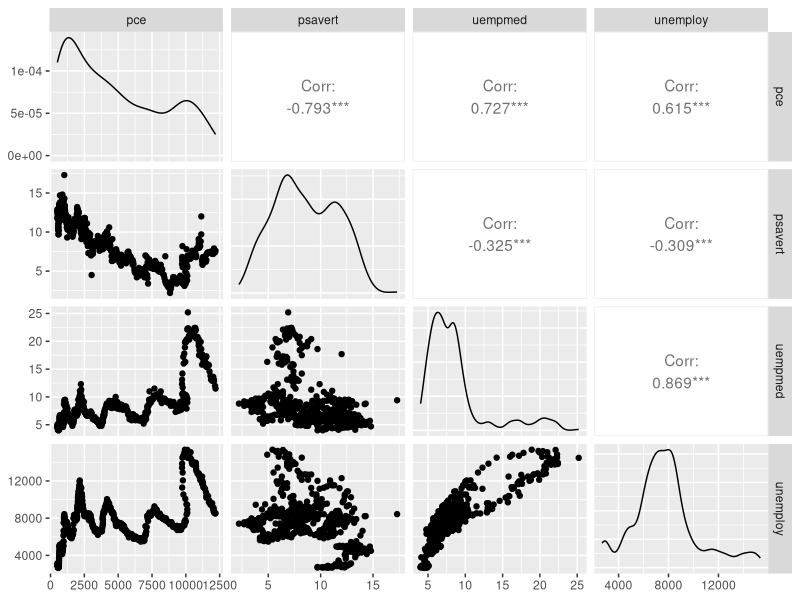
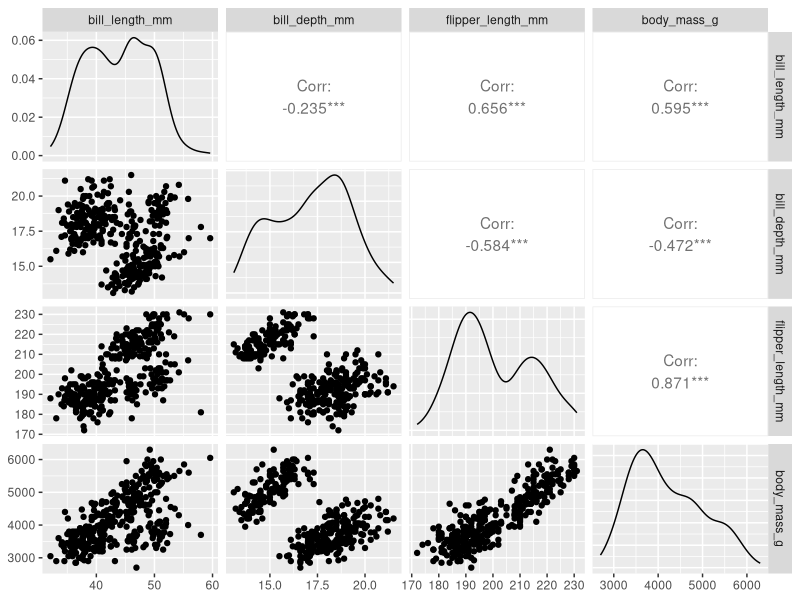
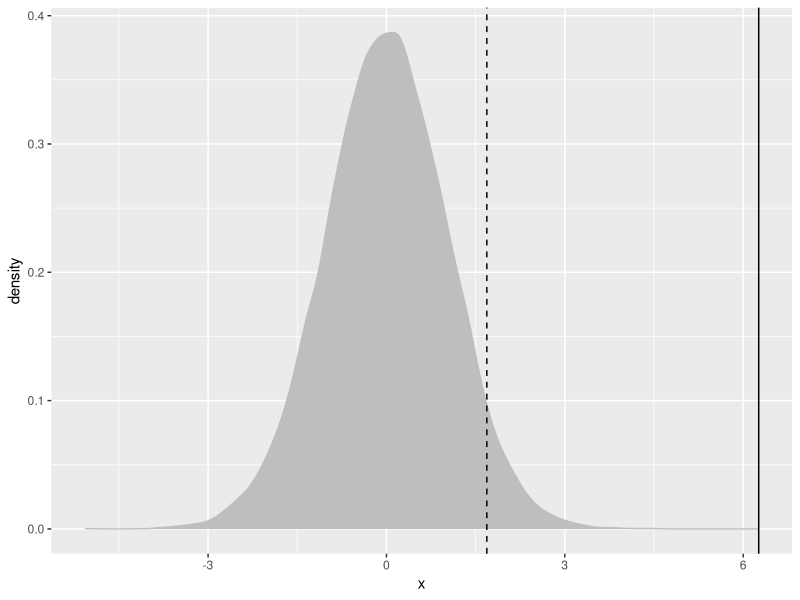

Reproduce these figures in R, in order.
#DTA250 - Fall 2023
#JJ

# Summary Statistics ----

# The sample() function will randomly sample a given number of values from a
# vector. For example, if we want to randomly sample 10 values from the vector
# 1:100, we can use the sample() function.

#TODO
# Create a vector of numbers from 1 to 100 and assign it to a variable called
# x. Set the size parameter to 100 and the replace parameter to TRUE
# replace=TRUE means that the values can be sampled more than once

x <- sample(1:100, size=100, replace = TRUE)



#TODO
# Find the mean of x

mean(x)


#TODO
# The following code will create a copy of x into a variable called y
# Then it will replace 20 values in y with NA
y <- x
y[sample(1:100, size=20, replace=FALSE)] <- NA

#TODO
# Find the mean of y
mean(y)


#TODO
# Find the mean of y using the na.rm argument

mean(y, na.rm = TRUE)


# We can replace the NA values in y with the mean of y using the is.na()
# function. The is.na() function will return a logical vector of TRUE and FALSE
# values. The TRUE values correspond to the NA values in y.

#TODO
# Replace the NA values in y with the mean of y

y[is.na(y)]
y[is.na(y)] <- mean(y, na.rm=TRUE)


#TODO
# Find the mean of y again
mean(y)


## Weighted Mean ----

# Assume you have the following data:
grades <- c(95, 72, 87, 66)
weights <- c(1/2, 1/4, 1/8, 1/8)

#TODO
# Find the weighted mean of grades
# use the weighted.mean() function

weighted.mean(grades, weights)


# Variance is a measure of how spread out a set of data is. The variance of a
# vector can be calculated using the var() function.

#TODO
# Find the variance of x
# Which equals to
sum((x - mean(x))^2) / (length(x) - 1)

var(x)

#TODO
# Find the summary statistics of x using the summary() function

summary(x)


#TODO
# Find the summary statistics of y using the summary() function

summary(y)


# Correlation ----
# The cor() function can be used to calculate the correlation between two
# vectors.

#TODO
# Load the tidyverse package using the library() function
library(tidyverse)


#TODO
# Load the economics dataset from the ggplot2 package using the data() function
data("economics")

#TODO
# Take a look at the very first few rows of the economics dataset using the
# head() function
head(economics)


#TODO
# Find the correlation between the pce and psavert variables in the economics
# dataset. Use the cor() function

cor(economics$pce, economics$psavert)


#TODO
# Find the correlation between pce, psavert, uempmed, and unemploy variables in
# the economics dataset. Use the cor() function

cor(economics[ , c("pce", "psavert", "uempmed", "unemploy")])


#TODO
# Install the GGally package using the install.packages() function
install.packages("GGally")


#TODO
# Load the GGally package using the library() function
library(GGally)


#TODO
# Use the ggpairs() function to visualize the correlation between pce, psavert,
# uempmed, and unemploy variables in the economics dataset

ggpairs(economics[ , c("pce", "psavert", "uempmed", "unemploy")])


# Create a ggpair plot for the penguins dataset
library(palmerpenguins)
data(penguins)
names(penguins)
# "bill_length_mm"    "bill_depth_mm" "flipper_length_mm" "body_mass_g"

ggpairs(penguins[ , c("bill_length_mm", "bill_depth_mm", "flipper_length_mm", "body_mass_g")])
cor(penguins[ , c("bill_length_mm", "bill_depth_mm", "flipper_length_mm", "body_mass_g")])


# T-Test

# We are analyzing a chicken shack called JJ fill-a
# Our daily average customer pay is 50
# We did a marketing campaign
# Next day, we had 30 customers
# Average pay increased to 70
# Is this increase is by random chance or is it because of the marketing campaign

new_sales <- sample(30:100, size=30, replace=TRUE)
# 20 is the lowest sale
# 100 is the max sale

t.test(new_sales, alternative = "greater", mu=50)
new_sales_ttest <- t.test(new_sales, alternative = "greater", mu=50)

# H0 null hypothesis: The true average is 50
# H1 alternative hypothesis: The true average is greater than 50

randT <- rt(30000, df=29)
randTDF <- data.frame(x=randT)
ggplot(data = randTDF) +
  geom_density(aes(x=x), fill="grey", color="grey") +
  geom_vline(xintercept = new_sales_ttest$statistic) +
  geom_vline(xintercept = mean(randT) + 1.69, linetype=2)
